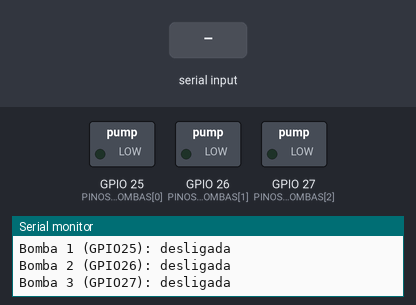
This sketch was run on a simulated ESP32. On the bench: switched loads named in the sketch (green lamp = pin HIGH), the last lines printed to the serial monitor. Inputs (shaded band) come from the test bench.

Above: at 1.7 s.
1.8 s: "1" received over Serial
At 2.2 s:
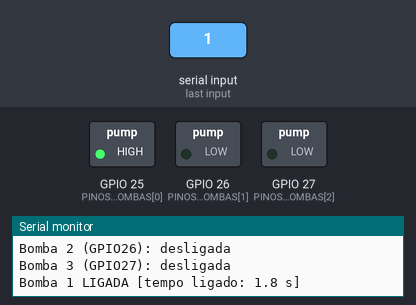
3.3 s: "2" received over Serial
At 4.5 s:
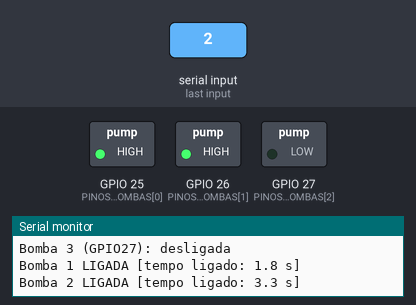
4.8 s: "q" received over Serial
At 5.7 s:
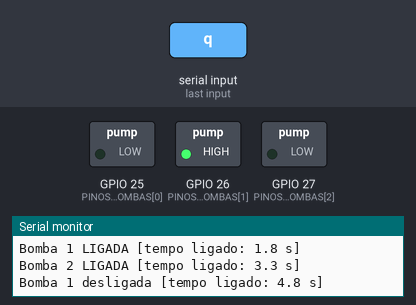
6.3 s: "3" received over Serial
At 6.8 s:
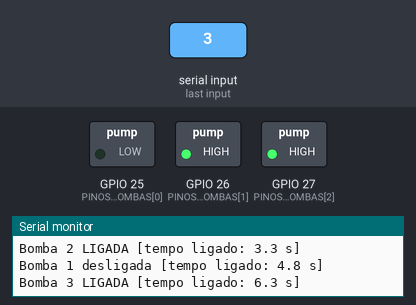
7.8 s: "w" received over Serial
At 9.0 s:
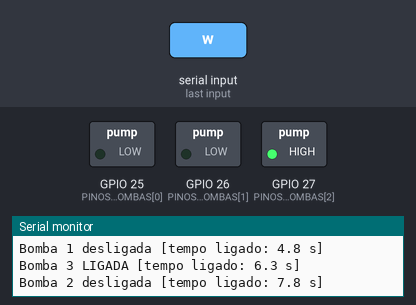
9.3 s: "e" received over Serial
At 10.2 s:
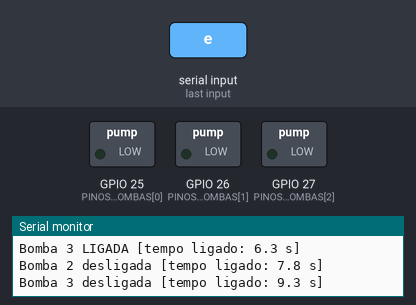
Timing chart, 0 to 11.8 s (numbered marks = the images above; inputs shaded):
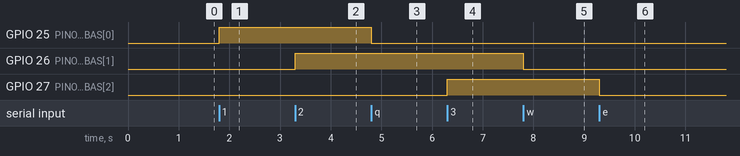

Measured:
- after the input at 1.8 s, GPIO 25 (PINOS_DAS_BOMBAS[0]): LOW → HIGH at once
- after the input at 3.3 s, GPIO 26 (PINOS_DAS_BOMBAS[1]): LOW → HIGH at once
- after the input at 4.8 s, GPIO 25 (PINOS_DAS_BOMBAS[0]): HIGH → LOW at once
- after the input at 6.3 s, GPIO 27 (PINOS_DAS_BOMBAS[2]): LOW → HIGH at once
- after the input at 7.8 s, GPIO 26 (PINOS_DAS_BOMBAS[1]): HIGH → LOW at once
- after the input at 9.3 s, GPIO 27 (PINOS_DAS_BOMBAS[2]): HIGH → LOW at once

The sketch:

teste_bombas_teclado.ino
```cpp
// teste das bombas pelo teclado (Monitor Serial da Arduino IDE)
//
// como usar:
//   1. abrir o Monitor Serial (Ferramentas > Monitor Serial) em 115200 baud
//   2. digitar uma tecla e apertar Enter (ou o botão Enviar)
//
// teclas:
//   1  liga a bomba 1      q  desliga a bomba 1
//   2  liga a bomba 2      w  desliga a bomba 2
//   3  liga a bomba 3      e  desliga a bomba 3
//   0  desliga todas as bombas
//   ?  mostra esta ajuda e o estado das bombas

#include <Arduino.h>
#include <esp_system.h>

// ===============================================================
// configurações
// ===============================================================

// pinos dos gates dos MOSFETs (conforme o esquemático da placa 2)
const int QUANTIDADE_DE_BOMBAS = 3;
const int PINOS_DAS_BOMBAS[QUANTIDADE_DE_BOMBAS] = {25, 26, 27};

// nível lógico que liga o MOSFET da bomba (IRL540N, canal N: nível alto liga)
const int NIVEL_LOGICO_BOMBA_LIGADA = HIGH;

// proteção: desliga a bomba sozinha depois desse tempo (0 = sem limite)
const unsigned long TEMPO_MAXIMO_LIGADA_EM_SEGUNDOS = 60;

// ===============================================================
// variáveis globais
// ===============================================================

bool bombaLigada[QUANTIDADE_DE_BOMBAS] = {false, false, false};
unsigned long instanteDeLigamentoEmMs[QUANTIDADE_DE_BOMBAS] = {0, 0, 0};

// ===============================================================
// funções
// ===============================================================

/*
  Escreve no monitor serial o tempo desde que o ESP32 ligou
  Se esse tempo voltar a zero ao ligar uma bomba, o ESP32 reiniciou
*/
void imprimirTempoLigado() {
  Serial.print(" [tempo ligado: ");
  Serial.print(millis() / 1000.0, 1);
  Serial.println(" s]");
}

/*
  Liga uma bomba
  Argumentos:
    indiceDaBomba: 0, 1 ou 2 (bomba 1, 2 ou 3)
*/
void ligarBomba(int indiceDaBomba) {
  bombaLigada[indiceDaBomba] = true;
  instanteDeLigamentoEmMs[indiceDaBomba] = millis();
  digitalWrite(PINOS_DAS_BOMBAS[indiceDaBomba], NIVEL_LOGICO_BOMBA_LIGADA);

  Serial.print("Bomba ");
  Serial.print(indiceDaBomba + 1);
  Serial.print(" LIGADA");
  imprimirTempoLigado();
}

/*
  Desliga uma bomba
  Argumentos:
    indiceDaBomba: 0, 1 ou 2 (bomba 1, 2 ou 3)
*/
void desligarBomba(int indiceDaBomba) {
  bombaLigada[indiceDaBomba] = false;
  digitalWrite(PINOS_DAS_BOMBAS[indiceDaBomba], !NIVEL_LOGICO_BOMBA_LIGADA);

  Serial.print("Bomba ");
  Serial.print(indiceDaBomba + 1);
  Serial.print(" desligada");
  imprimirTempoLigado();
}

/*
  Desliga todas as bombas
*/
void desligarTodasAsBombas() {
  for (int indice = 0; indice < QUANTIDADE_DE_BOMBAS; indice++) {
    if (bombaLigada[indice]) {
      desligarBomba(indice);
    }
  }
  Serial.println("Todas as bombas desligadas");
}

/*
  Mostra as teclas e o estado atual de cada bomba
*/
void imprimirAjuda() {
  Serial.println();
  Serial.println("=== Teste das bombas pelo teclado ===");
  Serial.println("1 liga bomba 1   |  q desliga bomba 1");
  Serial.println("2 liga bomba 2   |  w desliga bomba 2");
  Serial.println("3 liga bomba 3   |  e desliga bomba 3");
  Serial.println("0 desliga todas  |  ? mostra esta ajuda");
  for (int indice = 0; indice < QUANTIDADE_DE_BOMBAS; indice++) {
    Serial.print("Bomba ");
    Serial.print(indice + 1);
    Serial.print(" (GPIO");
    Serial.print(PINOS_DAS_BOMBAS[indice]);
    Serial.print("): ");
    Serial.println(bombaLigada[indice] ? "LIGADA" : "desligada");
  }
  Serial.println();
}

/*
  Traduz o motivo do último reinício do ESP32 para texto
  Argumentos:
    motivo: código devolvido por esp_reset_reason()
*/
const char* descreverMotivoDoReinicio(esp_reset_reason_t motivo) {
  switch (motivo) {
    case ESP_RST_POWERON:
      return "ligado na energia";
    case ESP_RST_EXT:
      return "botão EN (reset externo)";
    case ESP_RST_SW:
      return "reinício por software";
    case ESP_RST_PANIC:
      return "erro no programa (panic)";
    case ESP_RST_INT_WDT:
    case ESP_RST_TASK_WDT:
    case ESP_RST_WDT:
      return "watchdog (programa travado)";
    case ESP_RST_BROWNOUT:
      return "QUEDA DE TENSÃO (brownout)";
    default:
      return "outro motivo";
  }
}

/*
  Executa a ação da tecla recebida pelo monitor serial
  Argumentos:
    tecla: caractere digitado
*/
void tratarTecla(char tecla) {
  switch (tecla) {
    case '1':
      ligarBomba(0);
      break;
    case '2':
      ligarBomba(1);
      break;
    case '3':
      ligarBomba(2);
      break;
    case 'q':
    case 'Q':
      desligarBomba(0);
      break;
    case 'w':
    case 'W':
      desligarBomba(1);
      break;
    case 'e':
    case 'E':
      desligarBomba(2);
      break;
    case '0':
      desligarTodasAsBombas();
      break;
    case '?':
      imprimirAjuda();
      break;
    default:
      // ignora Enter, espaço e outras teclas
      break;
  }
}

/*
  Desliga as bombas que passaram do tempo máximo (proteção contra esquecimento)
*/
void verificarTempoMaximo() {
  if (TEMPO_MAXIMO_LIGADA_EM_SEGUNDOS == 0) {
    return;
  }

  for (int indice = 0; indice < QUANTIDADE_DE_BOMBAS; indice++) {
    bool passouDoLimite = (millis() - instanteDeLigamentoEmMs[indice]) >= TEMPO_MAXIMO_LIGADA_EM_SEGUNDOS * 1000UL;
    if (bombaLigada[indice] && passouDoLimite) {
      Serial.print("Tempo máximo atingido: ");
      desligarBomba(indice);
    }
  }
}

// ===============================================================
// programa principal
// ===============================================================

/*
  Configura os pinos (bombas desligadas) e mostra a ajuda
*/
void setup() {
  Serial.begin(115200);
  delay(500);

  // bombas começam desligadas antes de virarem saída
  for (int indice = 0; indice < QUANTIDADE_DE_BOMBAS; indice++) {
    digitalWrite(PINOS_DAS_BOMBAS[indice], !NIVEL_LOGICO_BOMBA_LIGADA);
    pinMode(PINOS_DAS_BOMBAS[indice], OUTPUT);
  }

  // motivo do último reinício (mostra brownout, se tiver acontecido)
  Serial.print("Motivo do último reinício: ");
  Serial.println(descreverMotivoDoReinicio(esp_reset_reason()));

  imprimirAjuda();
}

/*
  Lê as teclas do monitor serial e aplica a proteção de tempo máximo
*/
void loop() {
  while (Serial.available() > 0) {
    char tecla = Serial.read();
    tratarTecla(tecla);
  }

  verificarTempoMaximo();
}
```
